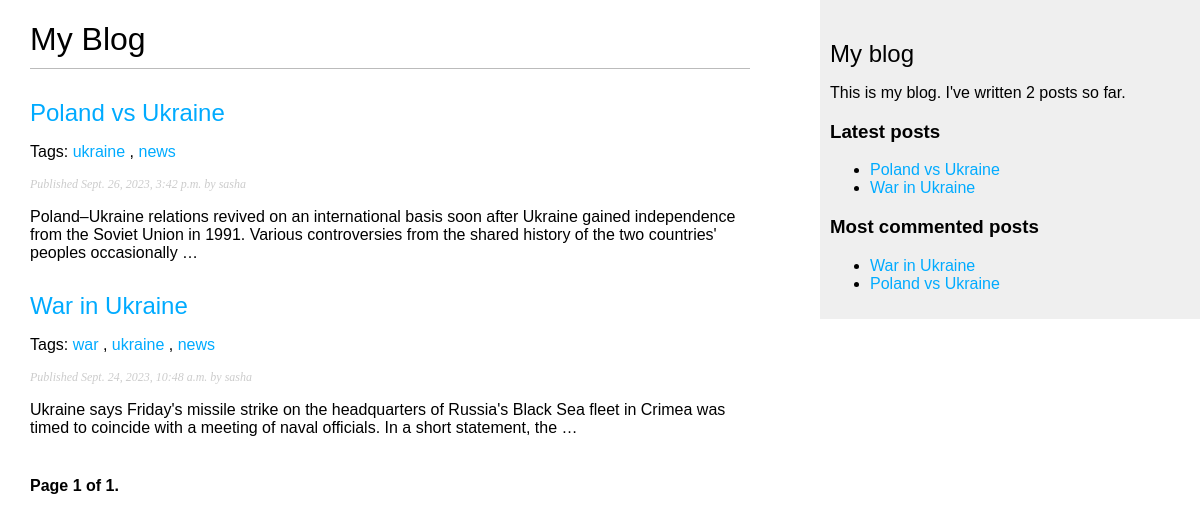
Screenshot of /blog/ with the database file from the repository.
### blog/models.py (models this page shows, shortened)
class Post(models.Model):
    class Status(models.TextChoices):
        DRAFT = 'DF', 'Draft'
        PUBLISHED = 'PB', 'Published'
    title = models.CharField(max_length=250)
    slug = models.SlugField(max_length=250,
                            unique_for_date='publish')
    author = models.ForeignKey(User,
                               on_delete=models.CASCADE,
                               related_name='blog_posts')
    body = models.TextField()
    publish = models.DateTimeField(default=timezone.now)
    created = models.DateTimeField(auto_now_add=True)
    updated = models.DateTimeField(auto_now=True)
    status = models.CharField(max_length=2,
                              choices=Status.choices,
                              default=Status.DRAFT)
    objects = models.Manager() # The default manager.
    published = PublishedManager() # Our custom manager.
    tags = TaggableManager()
    class Meta:
        ordering = ['-publish']
        indexes = [
            models.Index(fields=['-publish']),
        ]
    def get_absolute_url(self):
        return reverse('blog:post_detail',
                       args=[self.publish.year,
                             self.publish.month,
                             self.publish.day,
                             self.slug])

### blog/views.py (the view)
# urls.py: path('', views.post_list, name='post_list'),
def post_list(request, tag_slug=None):
    post_list = Post.published.all()
    tag=None
    if tag_slug:
        tag = get_object_or_404(Tag, slug=tag_slug)
        post_list = post_list.filter(tag_in=[tag])
    paginator = Paginator(post_list, 3)
    page_number = request.GET.get('page', 1)
    try:
        posts = paginator.page(page_number)
    except PageNotAnInteger:
        posts = paginator.page(1)
    except EmptyPage:
        posts = paginator.page(paginator.num_pages)
    return render(request,
                 'blog/post/list.html',
                 {'posts': posts,
                          'tag' : tag})

### blog/models.py (called while the page is built)
    def get_queryset(self):
        return super().get_queryset()\
                      .filter(status=Post.Status.PUBLISHED)

### blog/templatetags/blog_tags.py (called while the page is built)
@register.simple_tag
def total_posts():
    return Post.published.count()

@register.inclusion_tag('blog/post/latest_posts.html')
def show_latest_posts(count=5):
    latest_posts = Post.published.order_by('-publish')[:count]
    return {'latest_posts': latest_posts}

@register.simple_tag
def get_most_commented_posts(count=5):
    return Post.published.annotate(
        total_comments=Count('comments')
    ).order_by('-total_comments')[:count]

### blog/templates/blog/post/list.html (shortened to what this page needs)
{% extends "blog/base.html" %}
{% block content %}
  <h1>My Blog</h1>
  {% for post in posts %}
    <h2>
      <a href="{{ post.get_absolute_url }}">
        {{ post.title }}
      </a>
    </h2>
    <p class="tags">
      Tags:
      {% for tag in post.tags.all %}
        <a href="{% url 'blog:post_list_by_tag' tag.slug %}">
          {{ tag.name }}
        </a>
        {% if not forloop.last %}, {% endif %}
      {% endfor %}
    </p>
    <p class="date">
      Published {{ post.publish }} by {{ post.author }}
    </p>
    {{ post.body|truncatewords:30|linebreaks }}
  {% endfor %}
  {% include "pagination.html" with page=posts %}
{% endblock %}

### blog/templates/blog/base.html (shortened to what this page needs)
{% load blog_tags %}
{% load static %}
<!DOCTYPE html>
<html>
<head>
  <link href="{% static "css/blog.css" %}" rel="stylesheet">
</head>
<body>
  <div id="content">
    {% block content %}
    {% endblock %}
  </div>
  <div id="sidebar">
    <h2>My blog</h2>
    <p>This is my blog.
       I've written {% total_posts %} posts so far.
    </p>
    <h3>Latest posts</h3>
    {% show_latest_posts 3 %}
    <h3>Most commented posts</h3>
    {% get_most_commented_posts as most_commented_posts %}
    <ul>
      {% for post in most_commented_posts %}
      <li>
        <a href="{{ post.get_absolute_url }}">{{ post.title }}</a>
      </li>
      {% endfor %}
    </ul>
  </div>
</body>
</html>

### blog/templates/pagination.html (shortened to what this page needs)
<div class="pagination">
  <span class="step-links">
    <span class="current">
      Page {{ page.number }} of {{ page.paginator.num_pages }}.
    </span>
  </span>
</div>

### blog/templates/blog/post/latest_posts.html
<ul>
    {% for post in latest_posts %}
    <li>
        <a href="{{ post.get_absolute_url }}">{{ post.title }}</a>
    </li>
    {% endfor %}
</ul>

### blog/static/css/blog.css (style rules this page uses)
body { margin:0; padding:0; font-family:helvetica, sans-serif; }
a { color:#00abff; text-decoration:none; }
h1 { font-weight:normal; border-bottom:1px solid #bbb; padding:0 0 10px 0; }
h2 { font-weight:normal; margin:30px 0 0; }
#content { float:left; width:60%; padding:0 0 0 30px; }
#sidebar { float:right; width:30%; padding:10px; background:#efefef; height:100%; }
p.date { color:#ccc; font-family: georgia, serif; font-size: 12px; font-style: italic; }
.pagination { margin:40px 0; font-weight:bold; }

### rows the page displays
Post: title "Poland vs Ukraine", publish "Sept. 26, 2023, 3:42 p.m.", author "sasha", body "Poland–Ukraine relations revived on an international basis soon after Ukraine gained independence from the Soviet Union in 1991. Various controversies from the shared history of the two countries' peoples occasionally …"
Tag: name "ukraine"
Tag: name "news"
Post: title "War in Ukraine", publish "Sept. 24, 2023, 10:48 a.m.", author "sasha", body "Ukraine says Friday's missile strike on the headquarters of Russia's Black Sea fleet in Crimea was timed to coincide with a meeting of naval officials. In a short statement, the …"
Tag: name "war"

### other values shown
{{ page.number }} "1"
{{ page.paginator.num_pages }} "1"
